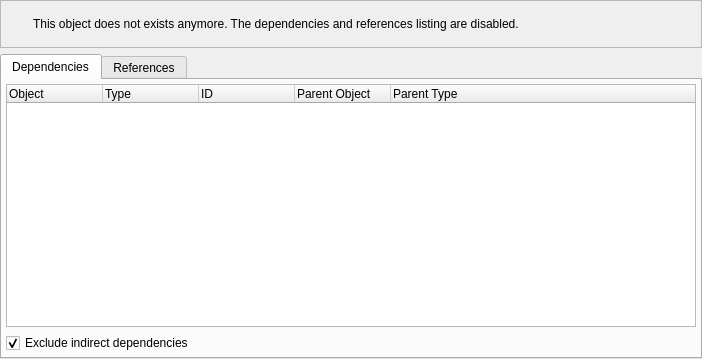
<?xml version="1.0" encoding="UTF-8"?>
<ui version="4.0">
 <class>ObjectDepsRefsWidget</class>
 <widget class="QWidget" name="ObjectDepsRefsWidget">
  <property name="geometry">
   <rect>
    <x>0</x>
    <y>0</y>
    <width>702</width>
    <height>359</height>
   </rect>
  </property>
  <property name="windowTitle">
   <string>Object's dependencies &amp; references</string>
  </property>
  <property name="windowIcon">
   <iconset resource="../res/resources.qrc">
    <normaloff>:/icones/icones/pgsqlModeler48x48.png</normaloff>:/icones/icones/pgsqlModeler48x48.png</iconset>
  </property>
  <layout class="QGridLayout" name="objectdepsrefs_grid">
   <property name="leftMargin">
    <number>0</number>
   </property>
   <property name="topMargin">
    <number>0</number>
   </property>
   <property name="rightMargin">
    <number>0</number>
   </property>
   <property name="bottomMargin">
    <number>0</number>
   </property>
   <property name="spacing">
    <number>6</number>
   </property>
   <item row="1" column="0">
    <widget class="QTabWidget" name="tabWidget">
     <property name="currentIndex">
      <number>0</number>
     </property>
     <property name="iconSize">
      <size>
       <width>22</width>
       <height>22</height>
      </size>
     </property>
     <widget class="QWidget" name="dependnces_tab">
      <attribute name="title">
       <string>Dependencies</string>
      </attribute>
      <layout class="QGridLayout" name="gridLayout">
       <property name="leftMargin">
        <number>4</number>
       </property>
       <property name="topMargin">
        <number>4</number>
       </property>
       <property name="rightMargin">
        <number>4</number>
       </property>
       <property name="bottomMargin">
        <number>4</number>
       </property>
       <property name="spacing">
        <number>6</number>
       </property>
       <item row="0" column="0">
        <widget class="QTableWidget" name="dependences_tbw">
         <property name="enabled">
          <bool>true</bool>
         </property>
         <property name="editTriggers">
          <set>QAbstractItemView::NoEditTriggers</set>
         </property>
         <property name="alternatingRowColors">
          <bool>true</bool>
         </property>
         <property name="selectionMode">
          <enum>QAbstractItemView::NoSelection</enum>
         </property>
         <property name="selectionBehavior">
          <enum>QAbstractItemView::SelectRows</enum>
         </property>
         <property name="gridStyle">
          <enum>Qt::SolidLine</enum>
         </property>
         <property name="sortingEnabled">
          <bool>true</bool>
         </property>
         <attribute name="horizontalHeaderCascadingSectionResizes">
          <bool>true</bool>
         </attribute>
         <attribute name="horizontalHeaderMinimumSectionSize">
          <number>30</number>
         </attribute>
         <attribute name="horizontalHeaderDefaultSectionSize">
          <number>96</number>
         </attribute>
         <attribute name="horizontalHeaderShowSortIndicator" stdset="0">
          <bool>true</bool>
         </attribute>
         <attribute name="horizontalHeaderStretchLastSection">
          <bool>true</bool>
         </attribute>
         <attribute name="verticalHeaderVisible">
          <bool>false</bool>
         </attribute>
         <attribute name="verticalHeaderCascadingSectionResizes">
          <bool>false</bool>
         </attribute>
         <attribute name="verticalHeaderMinimumSectionSize">
          <number>25</number>
         </attribute>
         <attribute name="verticalHeaderDefaultSectionSize">
          <number>26</number>
         </attribute>
         <attribute name="verticalHeaderHighlightSections">
          <bool>false</bool>
         </attribute>
         <attribute name="verticalHeaderShowSortIndicator" stdset="0">
          <bool>false</bool>
         </attribute>
         <attribute name="verticalHeaderStretchLastSection">
          <bool>false</bool>
         </attribute>
         <column>
          <property name="text">
           <string>Object</string>
          </property>
          <property name="textAlignment">
           <set>AlignLeading|AlignVCenter</set>
          </property>
          <property name="icon">
           <iconset resource="../res/resources.qrc">
            <normaloff>:/icones/icones/table.png</normaloff>:/icones/icones/table.png</iconset>
          </property>
         </column>
         <column>
          <property name="text">
           <string>Type</string>
          </property>
          <property name="textAlignment">
           <set>AlignLeading|AlignVCenter</set>
          </property>
          <property name="icon">
           <iconset resource="../res/resources.qrc">
            <normaloff>:/icones/icones/usertype.png</normaloff>:/icones/icones/usertype.png</iconset>
          </property>
         </column>
         <column>
          <property name="text">
           <string>ID</string>
          </property>
          <property name="textAlignment">
           <set>AlignLeading|AlignVCenter</set>
          </property>
          <property name="icon">
           <iconset resource="../res/resources.qrc">
            <normaloff>:/icones/icones/uid.png</normaloff>:/icones/icones/uid.png</iconset>
          </property>
         </column>
         <column>
          <property name="text">
           <string>Parent Object</string>
          </property>
          <property name="textAlignment">
           <set>AlignLeading|AlignVCenter</set>
          </property>
          <property name="icon">
           <iconset resource="../res/resources.qrc">
            <normaloff>:/icones/icones/schema.png</normaloff>:/icones/icones/schema.png</iconset>
          </property>
         </column>
         <column>
          <property name="text">
           <string>Parent Type</string>
          </property>
          <property name="textAlignment">
           <set>AlignLeading|AlignVCenter</set>
          </property>
          <property name="icon">
           <iconset resource="../res/resources.qrc">
            <normaloff>:/icones/icones/usertype.png</normaloff>:/icones/icones/usertype.png</iconset>
          </property>
         </column>
        </widget>
       </item>
       <item row="1" column="0">
        <widget class="QCheckBox" name="exc_ind_deps_chk">
         <property name="text">
          <string>Exclude indirect dependencies</string>
         </property>
         <property name="checked">
          <bool>true</bool>
         </property>
        </widget>
       </item>
      </layout>
     </widget>
     <widget class="QWidget" name="references_tab">
      <attribute name="title">
       <string>References</string>
      </attribute>
      <layout class="QGridLayout" name="gridLayout_2">
       <property name="leftMargin">
        <number>4</number>
       </property>
       <property name="topMargin">
        <number>4</number>
       </property>
       <property name="rightMargin">
        <number>4</number>
       </property>
       <property name="bottomMargin">
        <number>4</number>
       </property>
       <property name="spacing">
        <number>6</number>
       </property>
       <item row="0" column="0">
        <widget class="QTableWidget" name="references_tbw">
         <property name="enabled">
          <bool>true</bool>
         </property>
         <property name="editTriggers">
          <set>QAbstractItemView::NoEditTriggers</set>
         </property>
         <property name="alternatingRowColors">
          <bool>true</bool>
         </property>
         <property name="selectionMode">
          <enum>QAbstractItemView::NoSelection</enum>
         </property>
         <property name="selectionBehavior">
          <enum>QAbstractItemView::SelectRows</enum>
         </property>
         <property name="gridStyle">
          <enum>Qt::SolidLine</enum>
         </property>
         <property name="sortingEnabled">
          <bool>true</bool>
         </property>
         <attribute name="horizontalHeaderCascadingSectionResizes">
          <bool>true</bool>
         </attribute>
         <attribute name="horizontalHeaderMinimumSectionSize">
          <number>30</number>
         </attribute>
         <attribute name="horizontalHeaderDefaultSectionSize">
          <number>96</number>
         </attribute>
         <attribute name="horizontalHeaderShowSortIndicator" stdset="0">
          <bool>true</bool>
         </attribute>
         <attribute name="horizontalHeaderStretchLastSection">
          <bool>true</bool>
         </attribute>
         <attribute name="verticalHeaderVisible">
          <bool>false</bool>
         </attribute>
         <attribute name="verticalHeaderCascadingSectionResizes">
          <bool>false</bool>
         </attribute>
         <attribute name="verticalHeaderMinimumSectionSize">
          <number>25</number>
         </attribute>
         <attribute name="verticalHeaderDefaultSectionSize">
          <number>26</number>
         </attribute>
         <attribute name="verticalHeaderHighlightSections">
          <bool>false</bool>
         </attribute>
         <attribute name="verticalHeaderShowSortIndicator" stdset="0">
          <bool>false</bool>
         </attribute>
         <attribute name="verticalHeaderStretchLastSection">
          <bool>false</bool>
         </attribute>
         <column>
          <property name="text">
           <string>Object</string>
          </property>
          <property name="textAlignment">
           <set>AlignLeading|AlignVCenter</set>
          </property>
          <property name="icon">
           <iconset resource="../res/resources.qrc">
            <normaloff>:/icones/icones/table.png</normaloff>:/icones/icones/table.png</iconset>
          </property>
         </column>
         <column>
          <property name="text">
           <string>Type</string>
          </property>
          <property name="textAlignment">
           <set>AlignLeading|AlignVCenter</set>
          </property>
          <property name="icon">
           <iconset resource="../res/resources.qrc">
            <normaloff>:/icones/icones/usertype.png</normaloff>:/icones/icones/usertype.png</iconset>
          </property>
         </column>
         <column>
          <property name="text">
           <string>ID</string>
          </property>
          <property name="textAlignment">
           <set>AlignLeading|AlignVCenter</set>
          </property>
          <property name="icon">
           <iconset resource="../res/resources.qrc">
            <normaloff>:/icones/icones/uid.png</normaloff>:/icones/icones/uid.png</iconset>
          </property>
         </column>
         <column>
          <property name="text">
           <string>Parent Object</string>
          </property>
          <property name="textAlignment">
           <set>AlignLeading|AlignVCenter</set>
          </property>
          <property name="icon">
           <iconset resource="../res/resources.qrc">
            <normaloff>:/icones/icones/schema.png</normaloff>:/icones/icones/schema.png</iconset>
          </property>
         </column>
         <column>
          <property name="text">
           <string>Parent Type</string>
          </property>
          <property name="textAlignment">
           <set>AlignLeading|AlignVCenter</set>
          </property>
          <property name="icon">
           <iconset resource="../res/resources.qrc">
            <normaloff>:/icones/icones/usertype.png</normaloff>:/icones/icones/usertype.png</iconset>
          </property>
         </column>
        </widget>
       </item>
       <item row="1" column="0">
        <widget class="QCheckBox" name="inc_ind_refs_chk">
         <property name="text">
          <string>Include indirect references</string>
         </property>
        </widget>
       </item>
      </layout>
     </widget>
    </widget>
   </item>
   <item row="0" column="0">
    <widget class="QFrame" name="alert_frm">
     <property name="sizePolicy">
      <sizepolicy hsizetype="Preferred" vsizetype="Fixed">
       <horstretch>0</horstretch>
       <verstretch>0</verstretch>
      </sizepolicy>
     </property>
     <property name="minimumSize">
      <size>
       <width>0</width>
       <height>48</height>
      </size>
     </property>
     <property name="frameShape">
      <enum>QFrame::StyledPanel</enum>
     </property>
     <property name="frameShadow">
      <enum>QFrame::Raised</enum>
     </property>
     <layout class="QGridLayout" name="gridLayout_4">
      <property name="leftMargin">
       <number>2</number>
      </property>
      <property name="topMargin">
       <number>2</number>
      </property>
      <property name="rightMargin">
       <number>2</number>
      </property>
      <property name="bottomMargin">
       <number>2</number>
      </property>
      <item row="0" column="0">
       <widget class="QLabel" name="label_3">
        <property name="minimumSize">
         <size>
          <width>24</width>
          <height>24</height>
         </size>
        </property>
        <property name="maximumSize">
         <size>
          <width>24</width>
          <height>24</height>
         </size>
        </property>
        <property name="text">
         <string/>
        </property>
        <property name="textFormat">
         <enum>Qt::AutoText</enum>
        </property>
        <property name="pixmap">
         <pixmap resource="../res/resources.qrc">:/icones/icones/msgbox_alerta.png</pixmap>
        </property>
        <property name="scaledContents">
         <bool>true</bool>
        </property>
       </widget>
      </item>
      <item row="0" column="1">
       <widget class="QLabel" name="message_lbl">
        <property name="font">
         <font>
          <weight>50</weight>
          <bold>false</bold>
          <underline>false</underline>
          <strikeout>false</strikeout>
          <kerning>true</kerning>
         </font>
        </property>
        <property name="text">
         <string>This object does not exists anymore. The dependencies and references listing are disabled.</string>
        </property>
        <property name="wordWrap">
         <bool>true</bool>
        </property>
       </widget>
      </item>
     </layout>
    </widget>
   </item>
  </layout>
 </widget>
 <resources>
  <include location="../res/resources.qrc"/>
 </resources>
 <connections/>
</ui>
